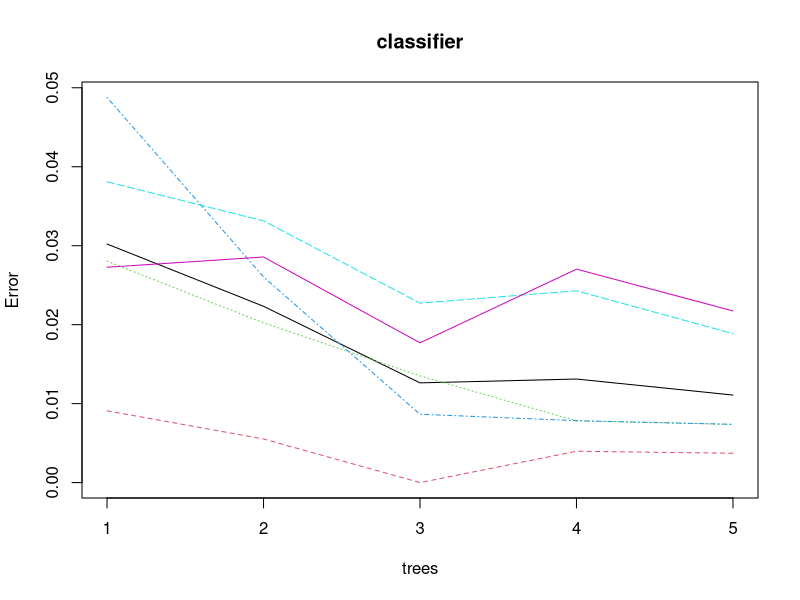

Source code (R): (Note: this script raises an error after producing the figure.)
# Decision Tree Classification

# Importing the dataset
dataset = read.csv('dataset.csv')
test = read.csv('test.csv')
#dataset = dataset[3:5]

# Encoding the target feature as factor
dataset$Acorde = factor(dataset$Acorde, levels = c(1, 2, 3, 5, 9))
test$Acorde = factor(test$Acorde, levels = c(1, 2, 3, 5, 9))

# Splitting the dataset into the Training set and Test set
# install.packages('caTools')
library(caTools)
set.seed(123)
#split = sample.split(dataset$Acorde, SplitRatio = 0.75)
training_set = dataset
test_set = test

# Feature Scaling
#training_set[-13] = scale(training_set[-13])
#test_set[-13] = scale(test_set[-13])

training_set[-13] = training_set[-13]
test_set[-13] = test_set[-13]


# Fitting Random Forest Classification to the Training set
#install.packages('rpart')
library(randomForest)
set.seed(123)
classifier = randomForest(x = training_set[-13],
                          y = training_set$Acorde,
                          ntree = 5)

# Predicting the Test set results
y_pred = predict(classifier, newdata = test_set[-13])
#y_pred = round(y_pred)

# Making the Confusion Matrix
cm = table(test_set[, 13], y_pred)


# Plotting the tree
plot(classifier)
text(classifier)
